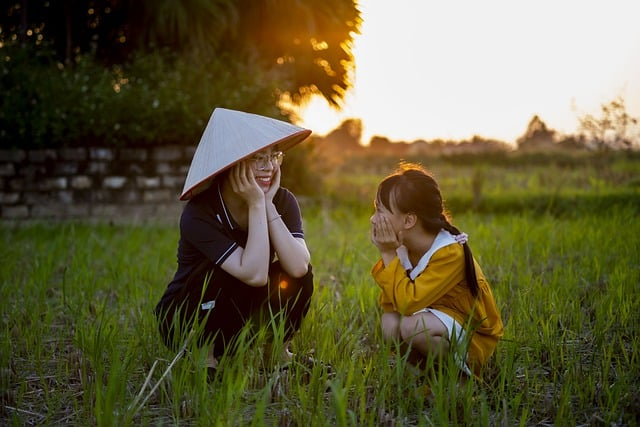
#> input picture INTERNSHIP/images/countryside.jpg, 640 x 427 px, found by its file name
$ python concatenating.py
#> lines starting #> are read from the running program, lines starting #| are printed output that depends on the picture

import cv2
# import numpy as np


# Read First Image
img1 = cv2.imread('images\countryside.jpg')
#> img1 is the input picture: shape (427, 640, 3); mean B, G, R 58.9, 92.1, 98.1

# Read Second Image
img2 = cv2.imread('images\countryside.jpg')


#Concatenating both the images
# v_img=cv2.vconcat([img1,img2])
h_img = cv2.hconcat([img1, img2])
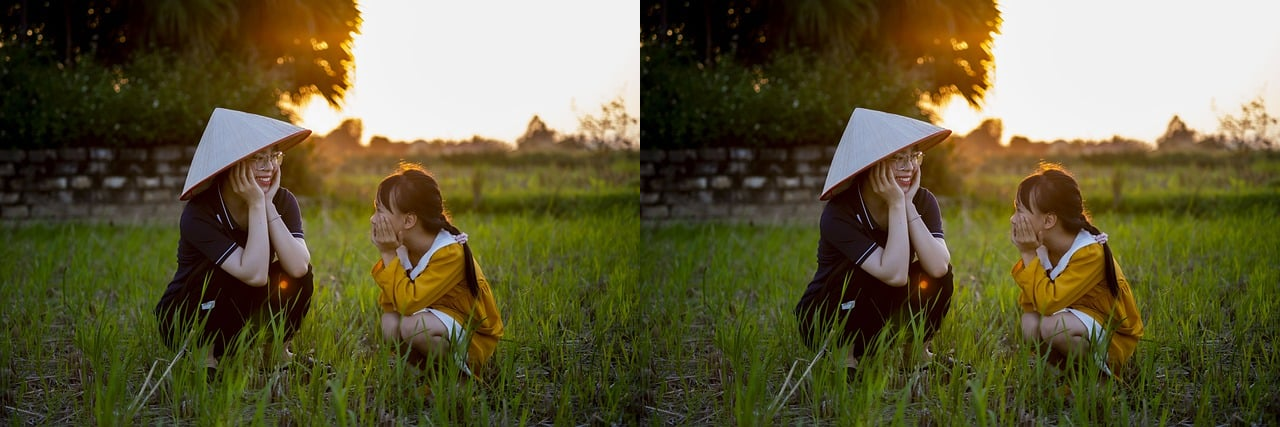
#> h_img: shape (427, 1280, 3); mean B, G, R 58.9, 92.1, 98.1


cv2.imshow('Horizontal', h_img)
# cv2.imshow('Vertical',v_img)
cv2.waitKey(0)
cv2.destroyAllWindows()


# DOUBT- DONO  alag IMAGES CONCATENATE NAHI HO RAHE HAI

$ run again, with INTERNSHIP/images/ladybug.jpg copied over INTERNSHIP/images/countryside.jpg
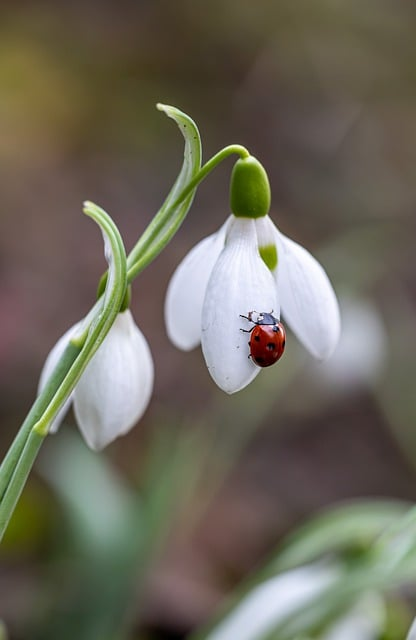
#> input picture INTERNSHIP/images/ladybug.jpg, 416 x 640 px, found by its file name
#> img1 is the input picture: shape (640, 416, 3); mean B, G, R 91.4, 105.2, 108.9
#> `h_img = cv2.hconcat([img1, img2])`:
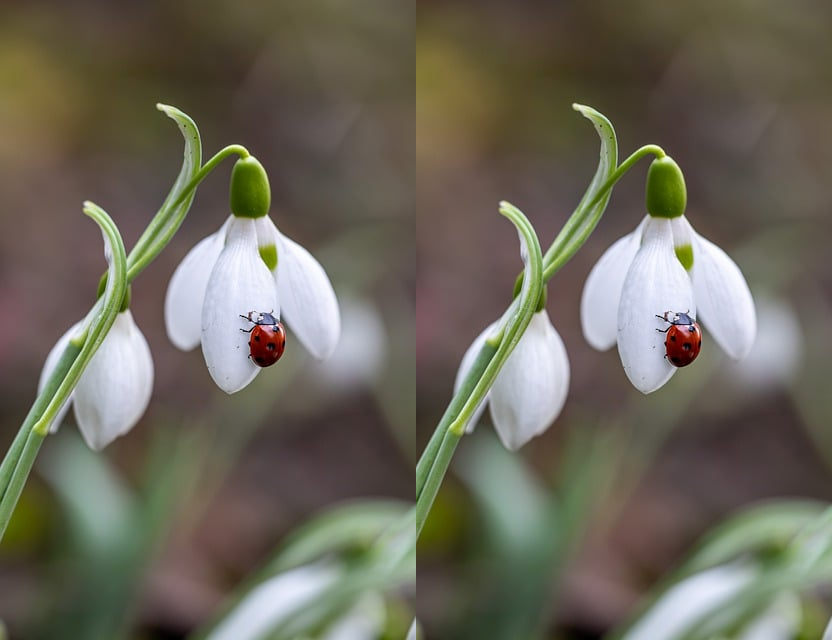
#> h_img: shape (640, 832, 3); mean B, G, R 91.4, 105.2, 108.9
